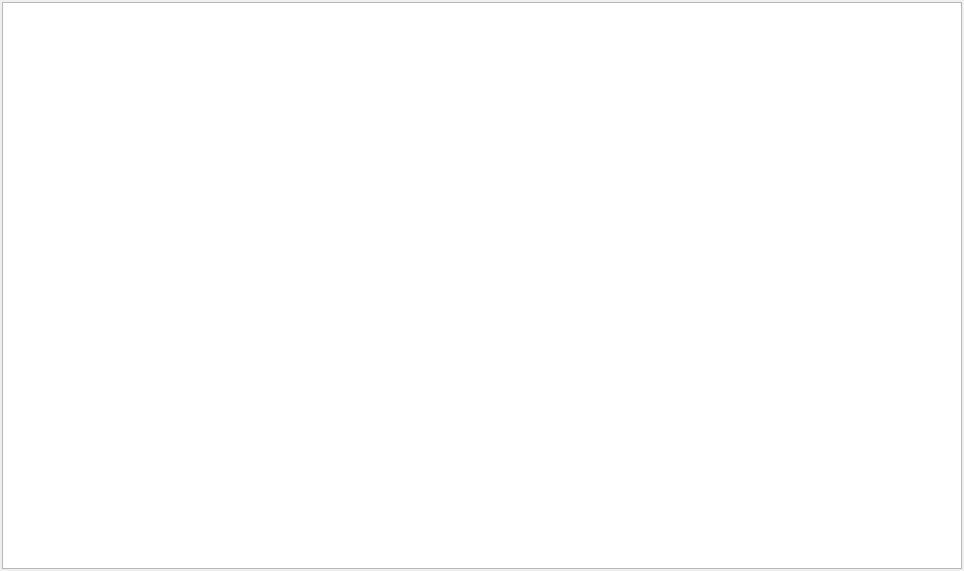
<?xml version="1.0" encoding="UTF-8"?>
<ui version="4.0">
 <class>case_info_display</class>
 <widget class="QWidget" name="case_info_display">
  <property name="geometry">
   <rect>
    <x>0</x>
    <y>0</y>
    <width>964</width>
    <height>571</height>
   </rect>
  </property>
  <property name="windowTitle">
   <string>Form</string>
  </property>
  <property name="styleSheet">
   <string notr="true"/>
  </property>
  <layout class="QVBoxLayout" name="verticalLayout_2">
   <property name="spacing">
    <number>2</number>
   </property>
   <property name="leftMargin">
    <number>2</number>
   </property>
   <property name="topMargin">
    <number>2</number>
   </property>
   <property name="rightMargin">
    <number>2</number>
   </property>
   <property name="bottomMargin">
    <number>2</number>
   </property>
   <item>
    <widget class="QFrame" name="frame">
     <property name="styleSheet">
      <string notr="true"/>
     </property>
     <property name="frameShape">
      <enum>QFrame::StyledPanel</enum>
     </property>
     <property name="frameShadow">
      <enum>QFrame::Raised</enum>
     </property>
     <layout class="QHBoxLayout" name="horizontalLayout_2">
      <property name="leftMargin">
       <number>0</number>
      </property>
      <property name="topMargin">
       <number>0</number>
      </property>
      <property name="rightMargin">
       <number>0</number>
      </property>
      <property name="bottomMargin">
       <number>0</number>
      </property>
      <item>
       <layout class="QVBoxLayout" name="verticalLayout" stretch="0,1">
        <property name="spacing">
         <number>0</number>
        </property>
        <item>
         <widget class="QTextEdit" name="textEdit_case_info">
          <property name="minimumSize">
           <size>
            <width>0</width>
            <height>290</height>
           </size>
          </property>
          <property name="frameShape">
           <enum>QFrame::NoFrame</enum>
          </property>
          <property name="frameShadow">
           <enum>QFrame::Plain</enum>
          </property>
          <property name="verticalScrollBarPolicy">
           <enum>Qt::ScrollBarAlwaysOff</enum>
          </property>
          <property name="readOnly">
           <bool>true</bool>
          </property>
         </widget>
        </item>
        <item>
         <layout class="QHBoxLayout" name="horizontalLayout" stretch="0,1">
          <property name="spacing">
           <number>0</number>
          </property>
          <item>
           <widget class="QTreeWidget" name="treeWidget_multiple_source">
            <property name="minimumSize">
             <size>
              <width>420</width>
              <height>0</height>
             </size>
            </property>
            <property name="tabletTracking">
             <bool>false</bool>
            </property>
            <property name="focusPolicy">
             <enum>Qt::ClickFocus</enum>
            </property>
            <property name="autoFillBackground">
             <bool>false</bool>
            </property>
            <property name="styleSheet">
             <string notr="true">QTreeView::item{
padding:5px;
}
QTreeWidget::item:has-children
{
       padding:5px;
}
QTreeWidget::item{ 
	 height: 25px; 
 }


QTreeView::item:selected:active{
background-color: transparent;
}

QTreeView::item:selected:!active{
background-color: transparent;

}

QTreeView::branch:!has-children:!has-siblings:adjoins-item {
background-color: transparent;

}

QTreeView::branch:!has-children:has-siblings:adjoins-item {
background-color: transparent;

}

QScrollBar{
		width:2px;
}

</string>
            </property>
            <property name="frameShape">
             <enum>QFrame::NoFrame</enum>
            </property>
            <property name="frameShadow">
             <enum>QFrame::Plain</enum>
            </property>
            <property name="autoScrollMargin">
             <number>12</number>
            </property>
            <property name="showDropIndicator" stdset="0">
             <bool>false</bool>
            </property>
            <property name="alternatingRowColors">
             <bool>false</bool>
            </property>
            <property name="autoExpandDelay">
             <number>-1</number>
            </property>
            <property name="indentation">
             <number>8</number>
            </property>
            <property name="rootIsDecorated">
             <bool>false</bool>
            </property>
            <property name="uniformRowHeights">
             <bool>false</bool>
            </property>
            <property name="animated">
             <bool>false</bool>
            </property>
            <property name="wordWrap">
             <bool>false</bool>
            </property>
            <property name="headerHidden">
             <bool>true</bool>
            </property>
            <attribute name="headerVisible">
             <bool>false</bool>
            </attribute>
            <attribute name="headerCascadingSectionResizes">
             <bool>true</bool>
            </attribute>
            <attribute name="headerHighlightSections">
             <bool>false</bool>
            </attribute>
            <attribute name="headerShowSortIndicator" stdset="0">
             <bool>false</bool>
            </attribute>
            <attribute name="headerStretchLastSection">
             <bool>true</bool>
            </attribute>
            <column>
             <property name="text">
              <string>Source</string>
             </property>
            </column>
            <column>
             <property name="text">
              <string>source_name</string>
             </property>
            </column>
           </widget>
          </item>
          <item>
           <widget class="QTextEdit" name="textEdit_source_info_display">
            <property name="styleSheet">
             <string notr="true"/>
            </property>
            <property name="frameShape">
             <enum>QFrame::NoFrame</enum>
            </property>
            <property name="frameShadow">
             <enum>QFrame::Plain</enum>
            </property>
            <property name="readOnly">
             <bool>true</bool>
            </property>
           </widget>
          </item>
         </layout>
        </item>
       </layout>
      </item>
     </layout>
    </widget>
   </item>
  </layout>
 </widget>
 <resources/>
 <connections/>
</ui>
